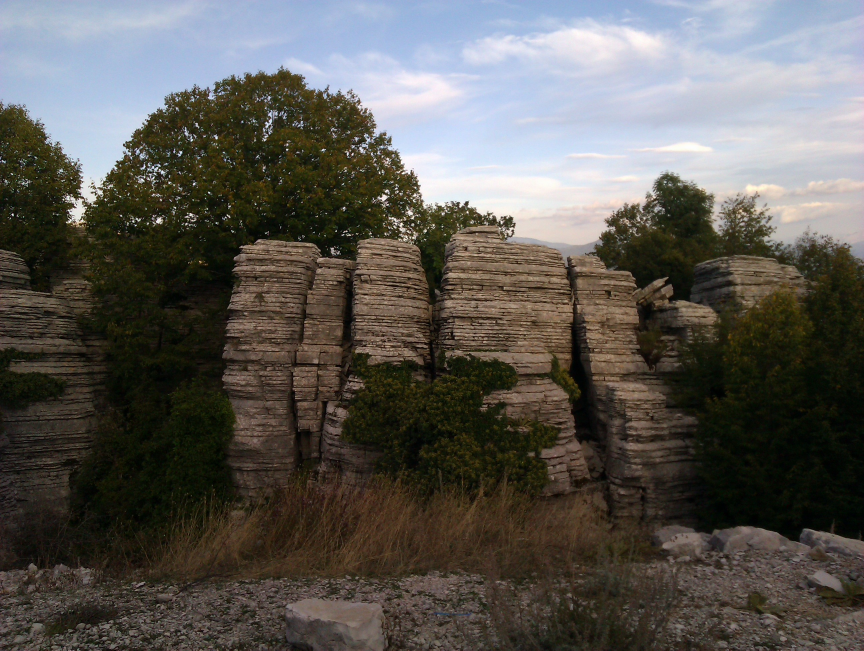
#> input picture images/IMAG0224.jpg, 2592 x 1952 px, found by its file name (shown at 1/3 size)
$ python mainYT.py   (older library calls are emulated)
#> lines starting #> are read from the running program, lines starting #| are printed output that depends on the picture
import numpy as np
import matplotlib.pyplot as plt
import cv2

image_path = './images/IMAG0224.jpg'
image = cv2.imread(image_path, cv2.IMREAD_GRAYSCALE)
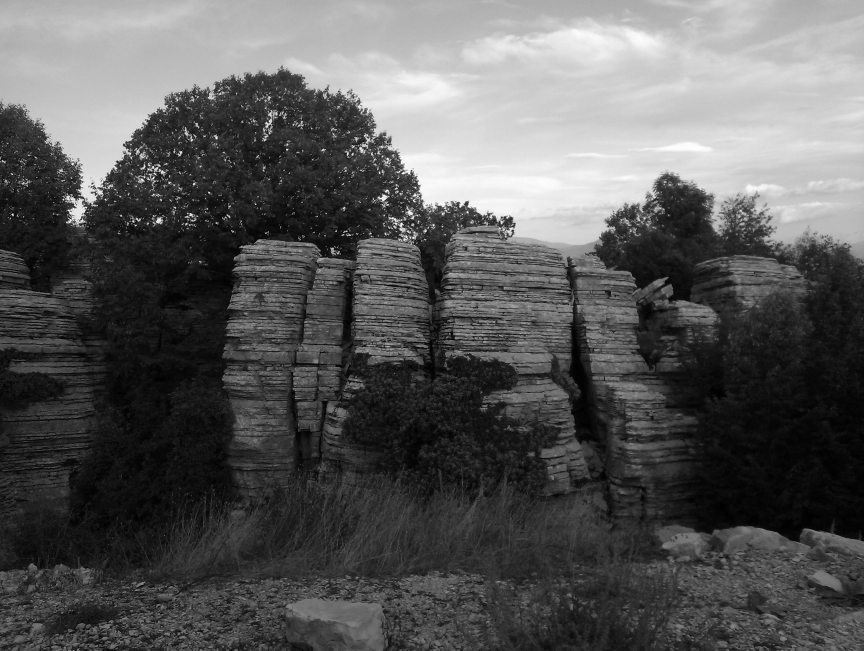
#> image: shape (1952, 2592) (shown at 1/3 size); min 0, max 255, mean 89.2


# Filterbank parameter
width, height = image.shape                     # Breite und Hoehe des Bildes
#> width = 1952; height = 2592
# ksize = int(np.floor(width*height*0.001))             # 1% der bilddimension#
ksize = 400
gamma = 0.5                                       # Skalierung
psi = 0                                         # Phasenverschiebung
orientations = 1*np.pi/2
lambd = 1*np.pi/4                          # Manuelle Wellenlängen
k_sigma = 2.0                                 # Faktor für Standardabweichung

kernel = cv2.getGaborKernel((ksize,ksize), k_sigma, orientations, lambd, gamma, psi)

# [8 lines of commented-out code are left out]
filtered_image = cv2.filter2D(image, cv2.CV_8UC3, kernel)
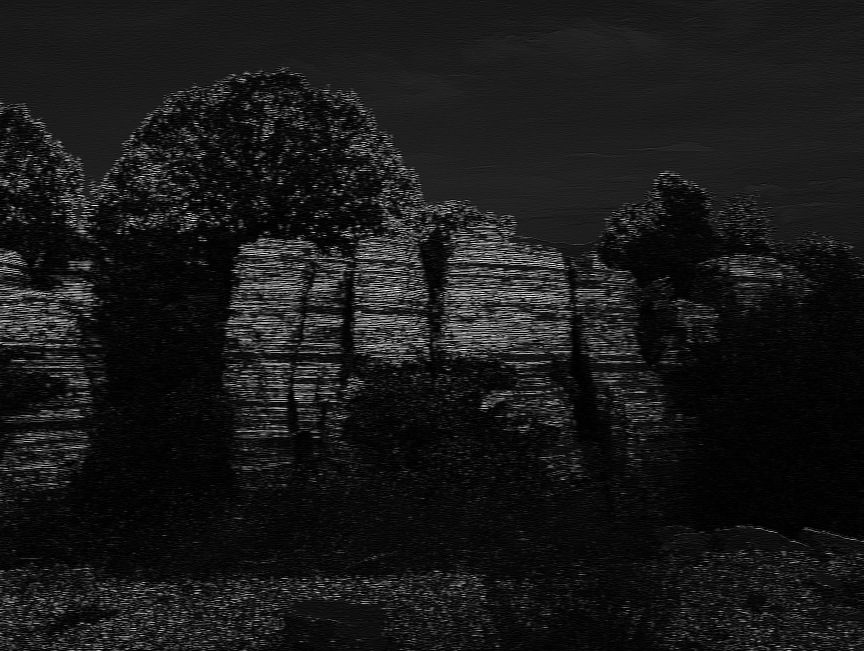
#> filtered_image: shape (1952, 2592) (shown at 1/3 size); min 0, max 255, mean 24.6

# Visualisierung der gefilterten Bilder
plt.figure(figsize=(8,8))
plt.imshow(filtered_image, cmap='gray')
plt.axis('off')
plt.tight_layout()

plt.show()

$ run again, with images/hund.png saved as images/IMAG0224.jpg
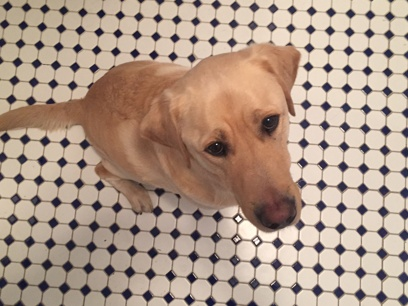
#> input picture images/hund.png, 408 x 306 px, found by its file name
#> `image = cv2.imread(image_path, cv2.IMREAD_GRAYSCALE)`:
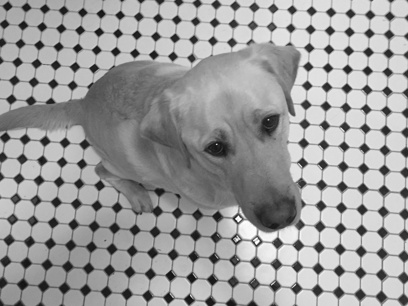
#> image: shape (306, 408); min 13, max 255, mean 156.6
#> `filtered_image = cv2.filter2D(image, cv2.CV_8UC3, kernel)`:
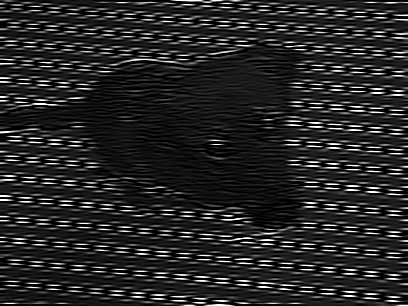
#> filtered_image: shape (306, 408); min 0, max 255, mean 38.9
